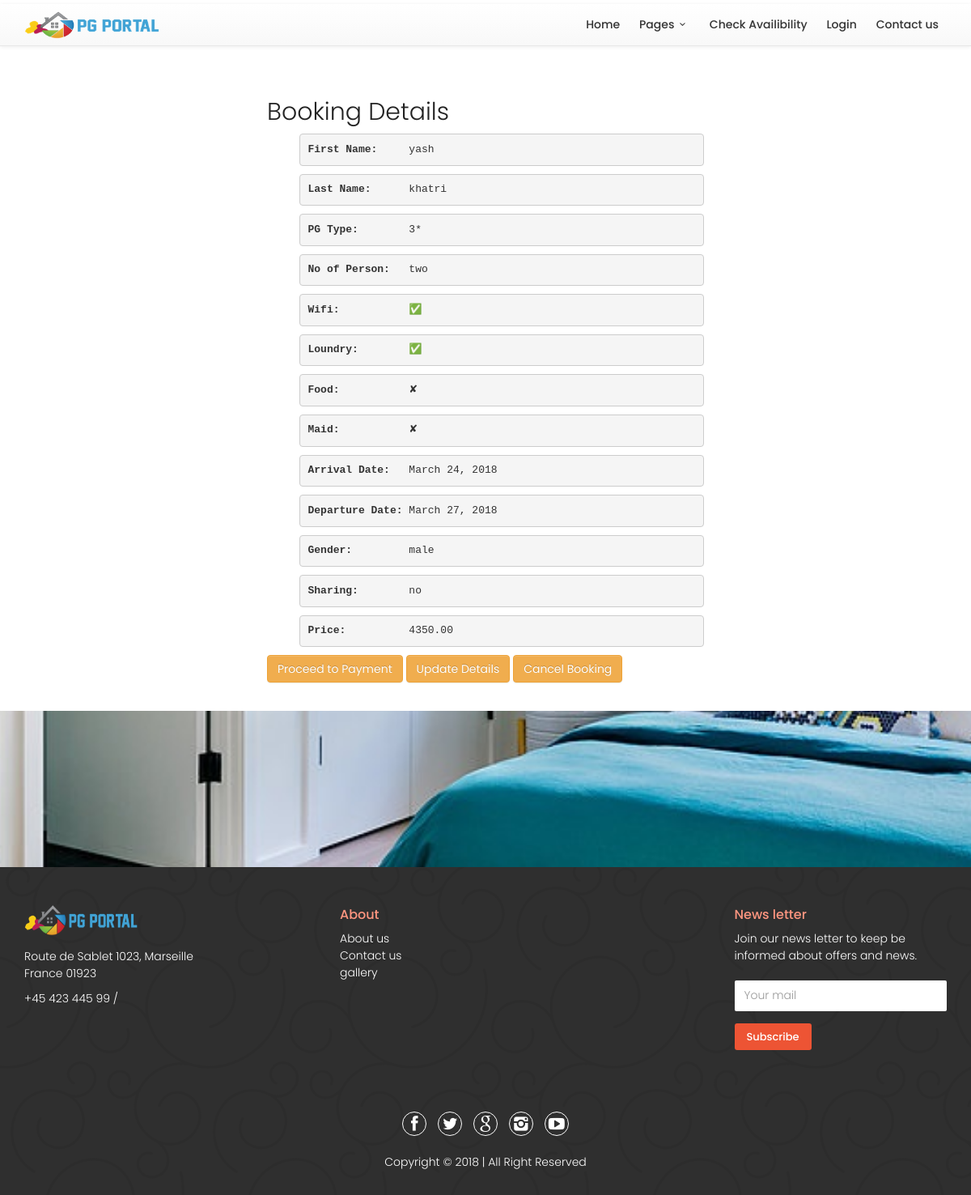
/1/, run on the app's committed database.
### app/models.py (models this page shows, shortened)
class Booking(models.Model):
    fname = models.CharField(max_length=30, verbose_name='First Name')
    lname = models.CharField(max_length=30, verbose_name='Last Name')
    pg_type = models.CharField(max_length=5, choices=PG_TYPE)
    no_of_person = models.CharField(max_length=5, choices=PERSON, default='One')
    wifi = models.BooleanField(default=False)
    loundry = models.BooleanField(default=False)
    food = models.BooleanField(default=False)
    maid = models.BooleanField(default=False)
    arrival_date = models.DateField(default=timezone.now)
    departure_date = models.DateField(default=timezone.now)
    gender = models.CharField(max_length=10)
    sharing = models.CharField(max_length=20)
    price = models.DecimalField(decimal_places=2, max_digits=20, null=True)

### app/views.py (the view)
# urls.py: url(r'^(?P<id>\d+)/$', booking_detail, name='booking_detail'),
def booking_detail(request, id=None):
    request.session['booking_id'] = id
    qs = get_object_or_404(Booking, id=id)
    context = {
        'object': qs
    }
    request.session['price'] = str(qs.price)
    template = "booking/booking_detail.html"
    return render(request, template, context)

### app/templates/booking/booking_detail.html (shortened to what this page needs)
{% extends "index.html" %}
{% load crispy_forms_tags %}
{% block content %}
<br/><br/>
<div class='col-sm-6 col-sm-offset-3'>
	<h2>Booking Details</h2>
<ul>
    <pre><b>First Name:</b>	{{ object.fname }}</pre>
    <pre><b>Last Name:</b>	{{ object.lname }}</pre>
    <pre><b>PG Type:</b> 	{{ object.pg_type }}</pre>
    <pre><b>No of Person:</b> 	{{ object.no_of_person }}</pre>
    {% if object.wifi == True %}
    <pre ><b>Wifi:</b>           &#9989;</pre>
    {% else %}
    <pre ><b>Wifi:</b>           &#10008;</pre>
    {% endif %}
    {% if object.loundry == True %}
    <pre><b>Loundry:</b>        &#9989;</pre>
    {% else %}
    <pre><b>Loundry:</b>        &#10008;</pre>
    {% endif %}
    {% if object.food == True %}
    <pre><b>Food:</b>           &#9989;</pre>
    {% else %}
    <pre><b>Food:</b>           &#10008;</pre>
    {% endif %}
    {% if object.maid == True %}
    <pre><b>Maid:</b>           &#9989;</pre>
    {% else %}
    <pre><b>Maid:</b>           &#10008;</pre>
    {% endif %}
    <pre><b>Arrival Date:</b>	{{ object.arrival_date }}</pre>
    <pre><b>Departure Date:</b>	{{ object.departure_date }}</pre>
    <pre><b>Gender:</b>		{{ object.gender }}</pre>
    <pre><b>Sharing:</b>	{{ object.sharing }}</pre>
    <pre><b>Price:</b>		{{ object.price }}</h4></pre>
</ul>
<a href="/checkout" class='btn btn-warning'>Proceed to Payment</a>
<a href="/{{ object.id }}/update" class='btn btn-warning'>Update Details</a>
<a href="/{{ object.id }}/delete" class='btn btn-warning'>Cancel Booking</a>
</div>
{% endblock content %}

### app/static/css/style.css (style rules this page uses)
body,h1,h2,h3,h4,h5,h6 { -webkit-font-smoothing:antialiased; font-weight:300 }
a,a:focus,a:hover { text-decoration:none; outline:0 }
body { background:#fff; font-size:14px; line-height:1.5; font-family:Poppins,Arial,sans-serif; color:#555 }
h1,h2,h3,h4,h5,h6 { color:#222 }
a { color:#111; -webkit-transition:all .2s ease; transition:all .2s ease }

### data on the page
Booking: fname "yash", lname "khatri", pg_type "3*", no_of_person "two", arrival_date "March 24, 2018", departure_date "March 27, 2018", gender "male", sharing "no", price "4350.00"
